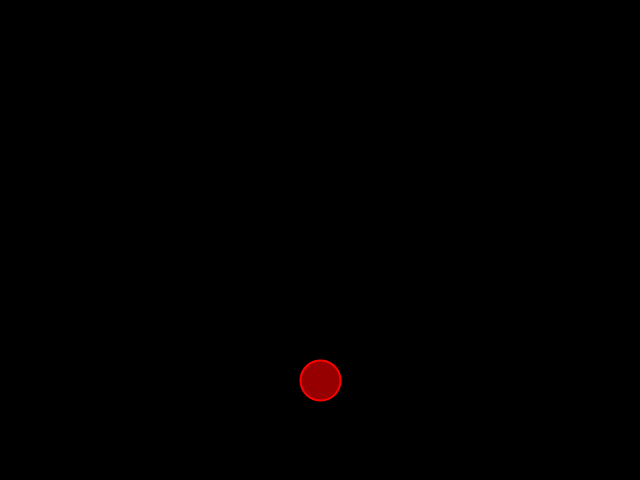
Frame 1 (no input)
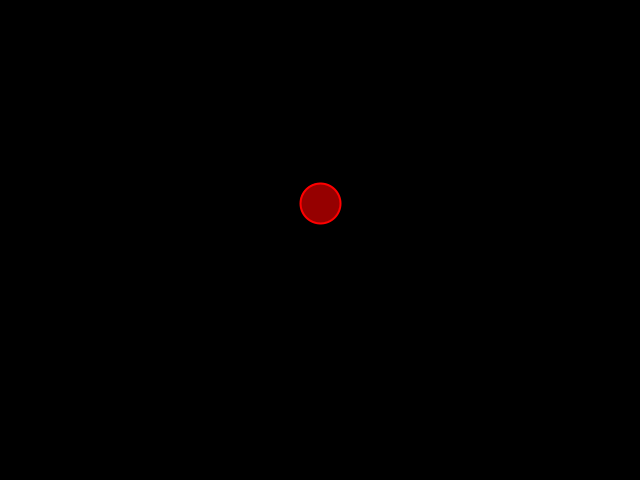
Frame 60 (the mouse pressed at the canvas centre just before this capture)
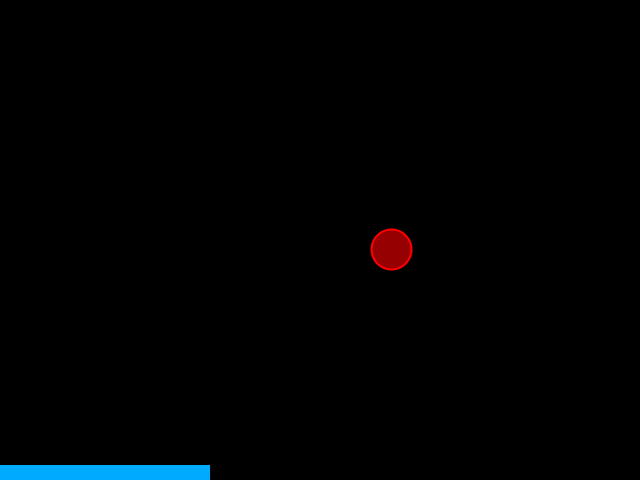
Frame 120 (the mouse held since frame 60 and released just before this capture)

The Processing sketch that drew these frames (run headless with seeded random() and noise(); from frame 60 on, the mouse is pressed at the canvas centre):

// Processing sketch: e_2_1_balloon_in_the_wind
// ── e_2_1_balloon_in_the_wind.pde
//Note: Correcting the location vector when the balloon bouces is a pretty good idea!

Mover mover;

PVector gravity;
PVector wind;

float noiseTime = 0;
float windMin = 0.03;
float windMax = 0.06;

void setup() {
  size(640, 480);
  smooth();
  mover = new Mover();
  gravity = new PVector(0, -0.1);
  wind = new PVector(0, 0);

}

void draw () {
  background(0);
  mover.display();
  if (mousePressed) {
    wind.x = map(noise(noiseTime), 0, 1, windMin, windMax);
    noStroke();
    fill(0, 170, 255);
    rect(0, height - 15, map(wind.x, 0, windMax, 0, width / 2), 15);
    
  } else {
    wind.x = 0;
  }
  mover.applyForce(wind);
  mover.applyForce(gravity);
  mover.update(); 
  mover.checkEdges();
  noiseTime += 0.1;
}

class Mover {
  PVector location;
  PVector velocity;
  PVector acceleration;
  
  int r;
  int d;
  
  Mover() {
    d = 40;
    r = d / 2;

    location = new PVector(width / 2, height - 100);
    velocity = new PVector(0, 0);
    acceleration = new PVector(0, 0);
  }
  
  void display() {
    stroke(255, 0, 0);
    strokeWeight(2);
    fill(255, 0, 0, 150);
    ellipse(location.x, location.y, d, d);
  }
  
  void checkEdges() {
    if (location.x > width - r) {
      location.x = width - r;
      velocity.x *= -1;
    } else if (location.x < r) {
      location.x = r;
      velocity.x *= -1;
    }
    if (location.y < r) {
      location.y = r;
      velocity.y *= -1;
    }
  }
  
  void update() {
    velocity.add(acceleration);
    location.add(velocity);
    acceleration.mult(0);
  }
  
  void applyForce(PVector force) {
    acceleration.add(force);
  }
}
